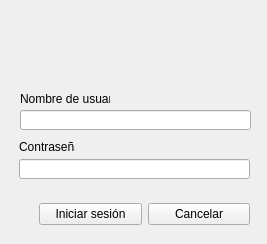
<?xml version="1.0" encoding="UTF-8"?>
<ui version="4.0">
 <class>Form</class>
 <widget class="QWidget" name="Form">
  <property name="geometry">
   <rect>
    <x>0</x>
    <y>0</y>
    <width>267</width>
    <height>244</height>
   </rect>
  </property>
  <property name="windowTitle">
   <string>DRH :: Nomina</string>
  </property>
  <widget class="QLineEdit" name="txt_username">
   <property name="geometry">
    <rect>
     <x>20</x>
     <y>110</y>
     <width>231</width>
     <height>20</height>
    </rect>
   </property>
  </widget>
  <widget class="QLineEdit" name="txt_password">
   <property name="geometry">
    <rect>
     <x>19</x>
     <y>159</y>
     <width>231</width>
     <height>20</height>
    </rect>
   </property>
   <property name="echoMode">
    <enum>QLineEdit::Password</enum>
   </property>
  </widget>
  <widget class="QLabel" name="label">
   <property name="geometry">
    <rect>
     <x>20</x>
     <y>91</y>
     <width>90</width>
     <height>16</height>
    </rect>
   </property>
   <property name="text">
    <string>Nombre de usuario</string>
   </property>
  </widget>
  <widget class="QLabel" name="label_2">
   <property name="geometry">
    <rect>
     <x>19</x>
     <y>139</y>
     <width>56</width>
     <height>16</height>
    </rect>
   </property>
   <property name="text">
    <string>Contraseña</string>
   </property>
  </widget>
  <widget class="QWidget" name="layoutWidget">
   <property name="geometry">
    <rect>
     <x>39</x>
     <y>199</y>
     <width>211</width>
     <height>31</height>
    </rect>
   </property>
   <layout class="QHBoxLayout" name="horizontalLayout">
    <item>
     <widget class="QPushButton" name="btn_iniciar_sesion">
      <property name="text">
       <string>Iniciar sesión</string>
      </property>
     </widget>
    </item>
    <item>
     <widget class="QPushButton" name="btn_cancelar">
      <property name="toolTip">
       <string>Salir de la aplicación</string>
      </property>
      <property name="text">
       <string>Cancelar</string>
      </property>
     </widget>
    </item>
   </layout>
  </widget>
 </widget>
 <resources/>
 <connections>
  <connection>
   <sender>btn_cancelar</sender>
   <signal>clicked()</signal>
   <receiver>Form</receiver>
   <slot>close()</slot>
   <hints>
    <hint type="sourcelabel">
     <x>198</x>
     <y>144</y>
    </hint>
    <hint type="destinationlabel">
     <x>133</x>
     <y>92</y>
    </hint>
   </hints>
  </connection>
 </connections>
</ui>
